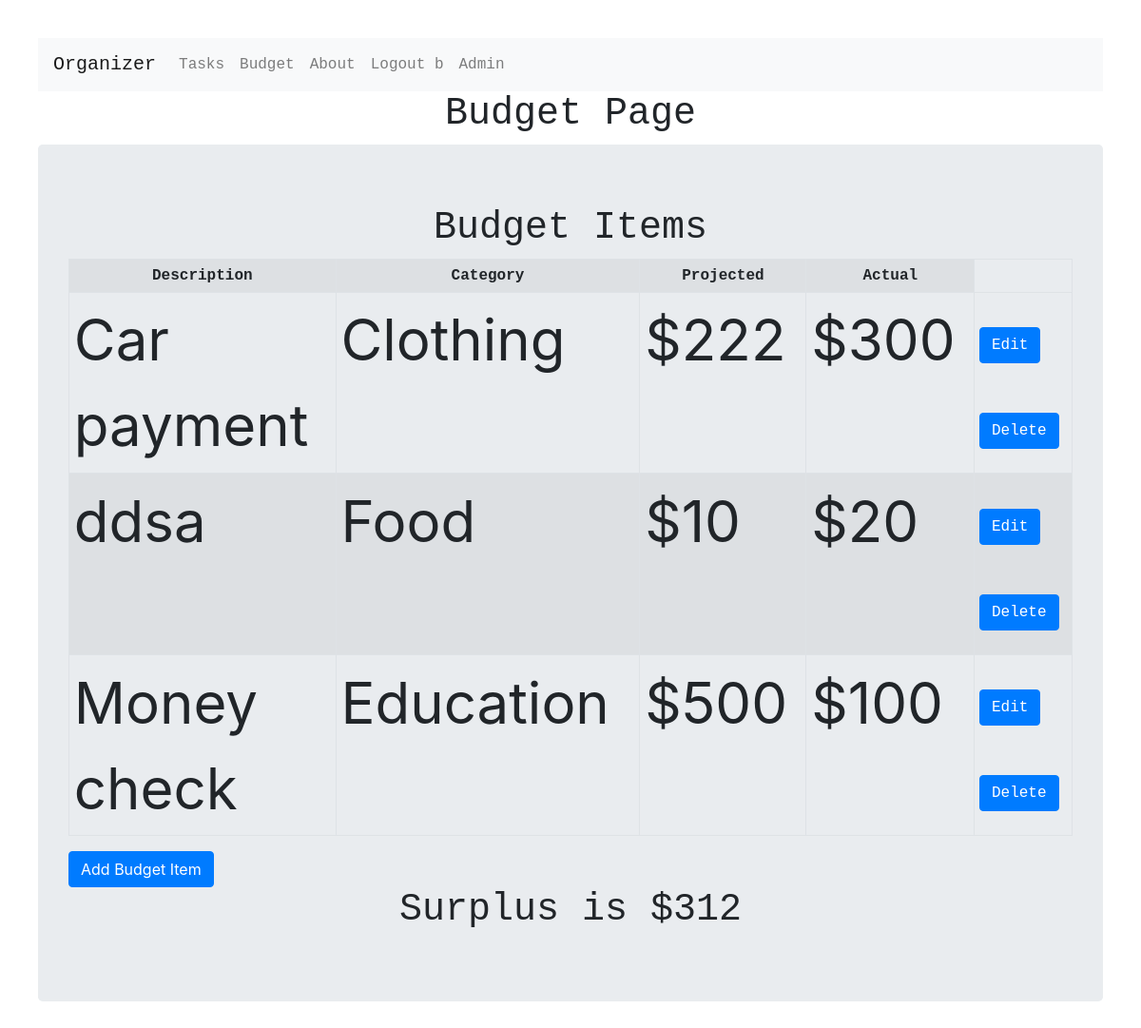
Page /main_budget/ (signed in) on the committed database.
### budget/models.py (models this page shows)
class BudgetItem(models.Model):
    user = models.ForeignKey(User, on_delete=models.CASCADE)
    description = models.CharField(max_length=128)
    category = models.ForeignKey(BudgetCategory, on_delete=models.CASCADE)
    projected = models.PositiveIntegerField()
    actual = models.PositiveIntegerField()

class BudgetCategory(models.Model):
    category = models.CharField(max_length=128)
    def __str__(self):
        return self.category

### budget/views.py (the view)
# urls.py: path('', core_views.main),
@login_required(login_url='/login/')
def main(request):
    if(BudgetCategory.objects.count() == 0):
        BudgetCategory(category = 'Food').save()
        BudgetCategory(category = 'Clothing').save()
        BudgetCategory(category = 'Housing').save()
        BudgetCategory(category = 'Education').save()
        BudgetCategory(category = 'Entertainment').save()
    if(request.method == "GET" and 'delete' in request.GET):
        id=request.GET['delete']
        BudgetItem.objects.filter(id=id).delete()
        return redirect('/main_budget/')
    else:
        table_data = BudgetItem.objects.filter(user=request.user)
        surpOrDef = 0
        for row in table_data:
            leftOver = row.projected - row.actual
            surpOrDef+=leftOver
        if(surpOrDef < 0):
            deficit = True
            surpOrDef*=-1
        else:
            deficit = False
        context = {
            'table_data' : table_data,
            'surpOrDef' : surpOrDef,
            'deficit' : deficit
        }
        return render(request, 'budget/budget.html', context)

### templates/budget/budget.html (shortened to what this page needs)
<!DOCTYPE html>
<html lang="en" dir="ltr">
  <head>
    {% load static %}
    {% include "budget/bootstrap.html" %}
<link rel="stylesheet" href="https://stackpath.bootstrapcdn.com/bootstrap/4.4.1/css/bootstrap.min.css"
integrity="sha384-
Vkoo8x4CGsO3+Hhxv8T/Q5PaXtkKtu6ug5TOeNV6gBiFeWPGFN9MuhOf23Q9Ifjh">
<link rel="stylesheet" href="//cdn.jsdelivr.net/chartist.js/latest/chartist.min.css">
    <link rel="stylesheet" href="{% static 'proj1.css' %}">
  </head>
<body>
  {% include "nav.html" %}
  <h1>Budget Page</h1>
  <div class="jumbotron">
    <h1>Budget Items</h1>
    {% if not table_data %}
    <p>There are no budget items to display</p>
    {% else %}
    <table id="budget-table" class="table table-striped table-bordered table-sm" cellspacing="0" width="100%">
      <tr>
        <th>Description</th>
        <th>Category</th>
        <th>Projected</th>
        <th>Actual</th>
      </tr>
      {% for row in table_data %}
      <tr>
        <td>{{ row.description }}</td>
        <td>{{ row.category }}</td>
        <td>${{ row.projected }}</td>
        <td>${{ row.actual }}</td>
        <td>
          <a class="btn btn-primary" href="budget/edit/{{ row.id }}/">Edit</a>
          <a class="btn btn-primary" href="#" onclick="confirmDeleteModal({{ row.id }})">Delete</a>
        </td>
      </tr>
      {% endfor %}
    </table>
    {% endif %}
    <form class="" action="/budget/add/" method="GET">
      <input type="submit" class="btn btn-primary" name="" value="Add Budget Item">
    </form>
    {% if deficit %}
      <h1>Deficit is ${{ surpOrDef }} </h1>
    {% else %}
      <h1>Surplus is ${{ surpOrDef }} </h1>
    {% endif %}
  </div>
</body>
</html>

### templates/nav.html
<nav class="navbar navbar-expand-lg navbar-light bg-light">
  <a class="navbar-brand" href="/">Organizer</a>
  <div class="collapse navbar-collapse" id="navbarSupportedContent">
    <ul class="navbar-nav mr-auto">
      <li class="nav-item">
        <a class="nav-link" href="/main_tasks/">Tasks</a>
      </li>
      <li class="nav-item">
        <a class="nav-link" href="/main_budget/">Budget</a>
      </li>
      <li class="nav-item">
        <a class="nav-link" href="/about/">About</a>
      </li>
      {% if user.is_authenticated %}
        <li>
          <a class="nav-link" href="/logout/">Logout {{user.username}}</a>
        </li>
      {% else %}
        <li>
          <a class="nav-link" href="/login/">Login</a>
        </li>
      {% endif %}
      <li class="nav-item">
        <a class="nav-link" href="/admin" target="_blank">Admin</a>
      </li>
    </div>
  </nav>

### static/proj1.css (style rules this page uses)
a { font-family: "Lucida Console", "Courier New", monospace; }
table { border: 1px solid black; margin: auto; }
h1 { font-family: "Lucida Console", "Courier New", monospace; text-align: center; }
th { font-family: "Lucida Console", "Courier New", monospace; text-align: center; }
td { width: 100px; height: 100px; }
td { width: 60px; height: 60px; border: 1px solid black; font-size: 60px; }
body { padding: 40px; }
ul { font-family: "Lucida Console", "Courier New", monospace; }

### rows in the picture
BudgetItem: description "Car payment", category "Clothing", projected "222", actual "300"
BudgetItem: description "ddsa", category "Food", projected "10", actual "20"
BudgetItem: description "Money check", category "Education", projected "500", actual "100"

### other values in the picture
{{ user.username }} "b"
{{ surpOrDef }} "312"
